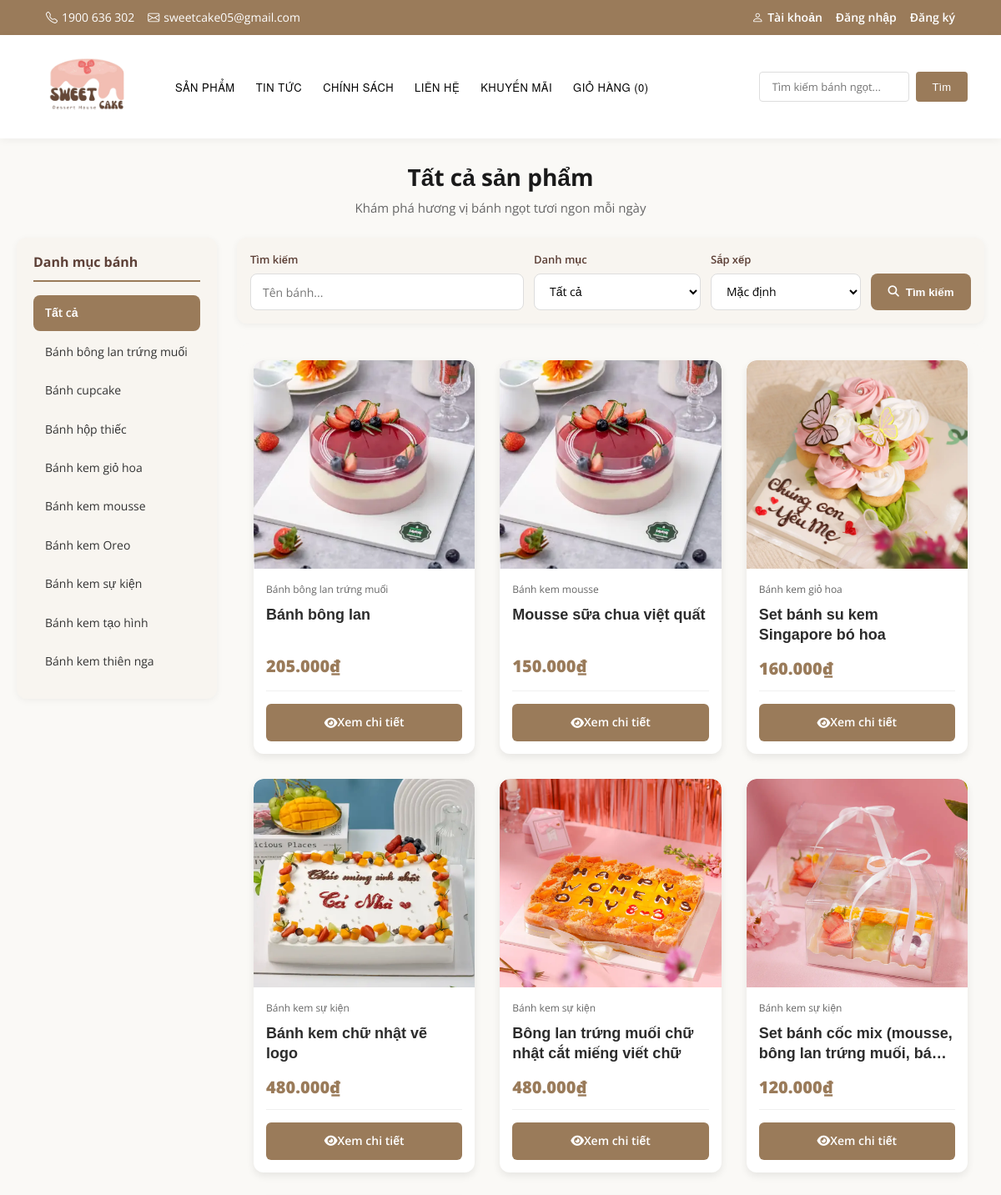
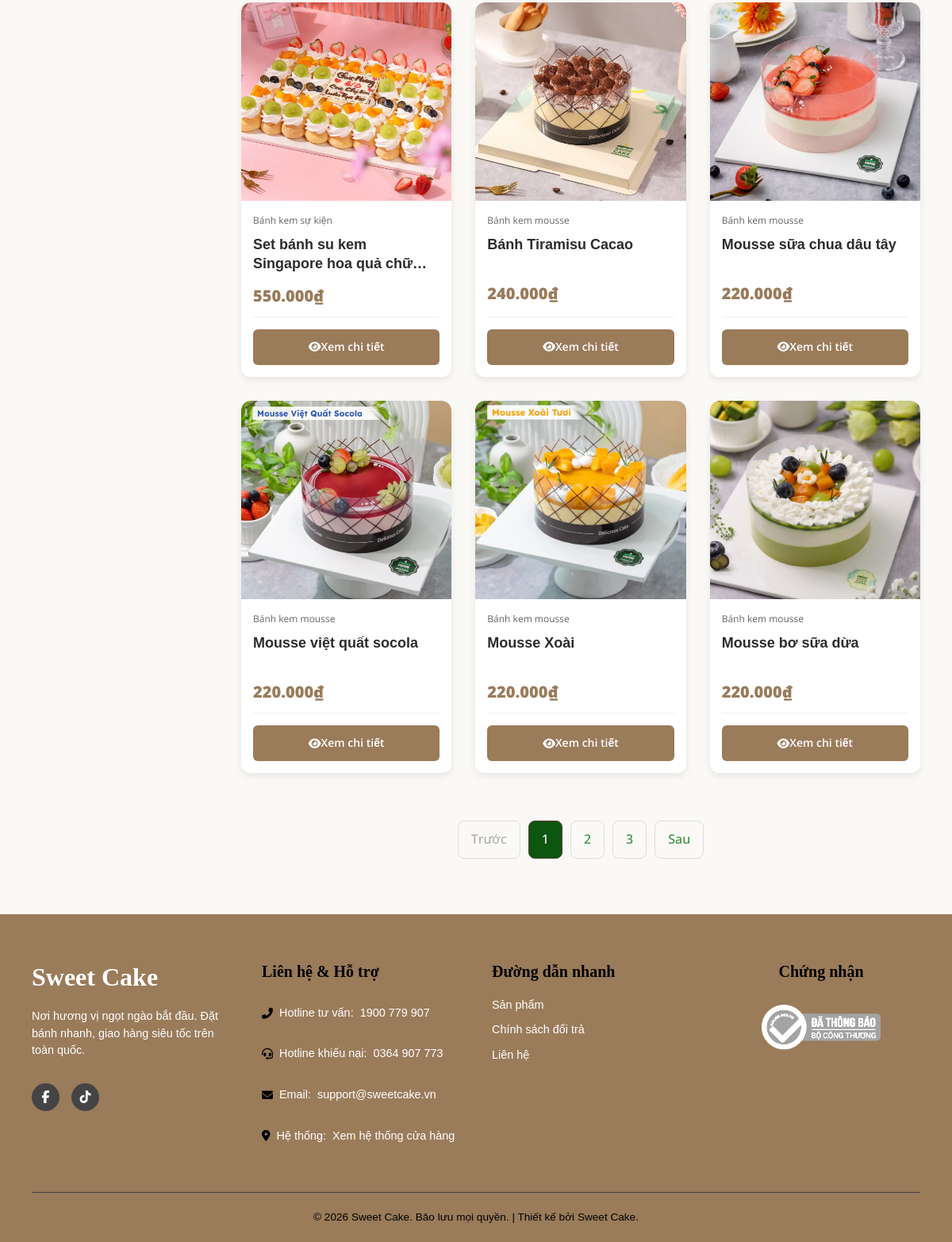
Screenshot of /khachhang/products.php with the database file from the repository (2 pictures, top to bottom).
### tables this page shows
CREATE TABLE `categories` (
  `id` int(11) NOT NULL,
  `name` varchar(100) NOT NULL,
  `slug` varchar(100) DEFAULT NULL,
  `description` text DEFAULT NULL,
  `created_at` datetime DEFAULT current_timestamp(),
  `updated_at` datetime DEFAULT current_timestamp() ON UPDATE current_timestamp()
);

CREATE TABLE `products` (
  `id` int(11) NOT NULL,
  `name` varchar(200) NOT NULL,
  `slug` varchar(200) DEFAULT NULL,
  `price` decimal(12,0) NOT NULL,
  `image` varchar(255) NOT NULL,
  `description` text DEFAULT NULL,
  `short_description` varchar(500) DEFAULT NULL,
  `category_id` int(11) DEFAULT NULL,
  `is_featured` tinyint(1) DEFAULT 0,
  `is_active` tinyint(1) DEFAULT 1,
  `created_at` datetime DEFAULT current_timestamp(),
  `updated_at` datetime DEFAULT current_timestamp() ON UPDATE current_timestamp()
);

### khachhang/products.php (the view, shortened to what this page needs)
<?php
include 'connect.php';
$search = isset($_GET['search']) ? trim($_GET['search']) : '';
$category_id = isset($_GET['category']) ? (int)$_GET['category'] : 0;
$page = isset($_GET['page']) ? (int)$_GET['page'] : 1;
$sort = isset($_GET['sort']) ? $_GET['sort'] : '';
if (!in_array($sort, ['price_asc', 'price_desc'], true)) {
    $sort = '';
}
$orderBy = 'p.id DESC';
$limit = 12;
$offset = ($page - 1) * $limit;
$where = [];
$params = [];
$types = '';
$where_clause = $where ? 'WHERE ' . implode(' AND ', $where) : '';
$count_sql = "SELECT COUNT(*) as total FROM products p $where_clause";
$count_stmt = $conn->prepare($count_sql);
$count_stmt->execute();
$total_products = $count_stmt->get_result()->fetch_assoc()['total'];
$total_pages = ceil($total_products / $limit);
$sql = "SELECT p.id, p.name, p.price, p.image, c.name as category_name
        FROM products p
        LEFT JOIN categories c ON p.category_id = c.id
        $where_clause
        ORDER BY $orderBy
        LIMIT ? OFFSET ?";
$stmt = $conn->prepare($sql);
$params[] = $limit;
$params[] = $offset;
$types .= 'ii';
$stmt->bind_param($types, ...$params);
$stmt->execute();
$result = $stmt->get_result();
$cat_sql = "SELECT id, name FROM categories ORDER BY name";
$cat_result = $conn->query($cat_sql);
$categories = [];
while ($row = $cat_result->fetch_assoc()) {
    $categories[] = $row;
}
$baseQuery = [];
?>
<!DOCTYPE html>
<html lang="vi">
<head>
    <link rel="stylesheet" href="style.css?v=<?php echo filemtime(__DIR__ . '/style.css'); ?>">
    <link rel="stylesheet" href="https://cdnjs.cloudflare.com/ajax/libs/font-awesome/6.5.0/css/all.min.css">
</head>
<body>
<?php include 'header.php'; ?>
<div class="products-page">
    <div class="page-header">
        <h1>Tất cả sản phẩm</h1>
        <p>Khám phá hương vị bánh ngọt tươi ngon mỗi ngày</p>
    </div>
    <div class="products-layout">
        <aside class="products-sidebar">
            <h3>Danh mục bánh</h3>
            <ul class="sidebar-categories">
                <li>
                    <a href="products.php<?php echo $baseQuery ? '?' . http_build_query($baseQuery) : ''; ?>" class="<?php echo $category_id === 0 ? 'active' : ''; ?>">Tất cả</a>
                </li>
                <?php foreach ($categories as $cat): ?>
                <li>
                    <a href="products.php?<?php echo http_build_query(array_merge($baseQuery, ['category' => (int)$cat['id']])); ?>" class="<?php echo $category_id == $cat['id'] ? 'active' : ''; ?>">
                        <?php echo htmlspecialchars($cat['name']); ?>
                    </a>
                </li>
                <?php endforeach; ?>
            </ul>
        </aside>
        <div class="products-main">
            <form method="GET" class="filters">
                <div class="filter-group filter-search">
                    <label>Tìm kiếm</label>
                    <input type="text" name="search" placeholder="Tên bánh..." value="<?php echo htmlspecialchars($search); ?>">
                </div>
                <div class="filter-group filter-category">
                    <label>Danh mục</label>
                    <select name="category">
                        <option value="">Tất cả</option>
                    </select>
                </div>
                <div class="filter-group filter-sort">
                    <label>Sắp xếp</label>
                    <select name="sort">
                        <option value="" <?php echo $sort === '' ? 'selected' : ''; ?>>Mặc định</option>
                    </select>
                </div>
                <button type="submit" class="btn-search">
                    <i class="fas fa-search"></i> Tìm kiếm
                </button>
            </form>
            <div class="products-grid">
        <?php if ($result->num_rows > 0): ?>
            <?php while ($row = $result->fetch_assoc()): ?>
                <div class="product-card">
                    <a href="product-detail.php?id=<?php echo $row['id']; ?>">
                    <img src="../images/<?php echo htmlspecialchars($row['image']); ?>"
                            alt="<?php echo htmlspecialchars($row['name']); ?>">
                    </a>
                    <div class="product-info">
                        <div class="product-category"><?php echo htmlspecialchars($row['category_name']); ?></div>
                        <h3>
                            <a href="product-detail.php?id=<?php echo $row['id']; ?>" style="color:inherit;text-decoration:none;">
                                <?php echo htmlspecialchars($row['name']); ?>
                            </a>
                        </h3>
                        <div class="product-price">
                            <?php echo number_format($row['price'], 0, ',', '.'); ?>₫
                        </div>
                        <div class="product-actions">
                            <a href="product-detail.php?id=<?php echo $row['id']; ?>" class="btn-view">
                                <i class="fas fa-eye"></i> Xem chi tiết
                            </a>
                        </div>
                    </div>
                </div>
            <?php endwhile; ?>
        <?php else: ?>
            <p style="grid-column: 1/-1; text-align:center; color:#999; font-size:18px;">
                Không tìm thấy sản phẩm nào.
            </p>
        <?php endif; ?>
            </div>
            <?php if ($total_pages > 1): ?>
                <div class="pagination">
                    <?php if ($page > 1): ?>
                        <a href="?<?php echo http_build_query(array_merge($_GET, ['page' => $page - 1])); ?>">Trước</a>
                    <?php else: ?>
                        <span class="disabled">Trước</span>
                    <?php endif; ?>
                    <?php
                    $start = max(1, $page - 2);
                    $end = min($total_pages, $page + 2);
                    for ($i = $start; $i <= $end; $i++):
                    ?>
                        <?php if ($i == $page): ?>
                            <span class="current"><?php echo $i; ?></span>
                        <?php else: ?>
                            <a href="?<?php echo http_build_query(array_merge($_GET, ['page' => $i])); ?>"><?php echo $i; ?></a>
                        <?php endif; ?>
                    <?php endfor; ?>
                    <?php if ($page < $total_pages): ?>
                        <a href="?<?php echo http_build_query(array_merge($_GET, ['page' => $page + 1])); ?>">Sau</a>
                    <?php else: ?>
                        <span class="disabled">Sau</span>
                    <?php endif; ?>
                </div>
            <?php endif; ?>
        </div>
    </div>
</div>
<?php include 'footer.php'; ?>
</body>
</html>

### khachhang/style.css (style rules this page uses)
* { margin: 0; padding: 0; box-sizing: border-box; }
:root { --main-brown: #9a7b5a; --brown-light: #b0987a; --light-beige: #faf9f6; --white: #ffffff; --text-black: #2c2c2c; }
body { font-family: 'Open Sans', 'Montserrat', sans-serif; background: var(--light-beige); color: var(--text-black); overflow-x: hidden; line-height: 1.6; }
h1, h2, h3, h4, h5, h6 { font-family: 'Open Sans', 'Montserrat', sans-serif; color: var(--text-black); margin: 0 0 12px 0; line-height: 1.2; }
h1 { font-size: 40px; font-weight: 700; }
h3 { font-size: 20px; font-weight: 600; }
label { font-family: 'Open Sans', sans-serif; font-weight: 600; color: var(--text-black); }
input, textarea, select { font-family: 'Open Sans', sans-serif; }
.products-grid { display: grid; grid-template-columns: repeat(4, 1fr); gap: 30px; margin-top: 10px; padding: 20px; justify-content: center; }
.product-card { background-color: var(--white); border-radius: 12px; overflow: hidden; box-shadow: 0 4px 10px rgba(0, 0, 0, 0.08); transition: transform 0.3s ease, box-shadow 0.3s ease; display: flex; flex-direction: column; width: 100%; border: none; padding: 0; text-align: left; }
.product-card a img { width: 100%; height: 250px; object-fit: cover; display: block; margin-bottom: 0; border-radius: 12px 12px 0 0; }
.product-info { padding: 15px; display: flex; flex-direction: column; flex-grow: 1; }
.product-info h3 { font-size: 18px; font-weight: 700; margin-bottom: 8px; color: var(--text-black); overflow: hidden; display: -webkit-box; -webkit-line-clamp: 2; line-clamp: 2; -webkit-box-orient: vertical; min-height: 44px; font-family: 'Montserrat', sans-serif; }
.product-price { font-size: 20px; font-weight: 800; color: var(--main-brown); margin-bottom: 10px; margin-top: 5px; }
.product-actions { margin-top: auto; display: flex; gap: 10px; align-items: center; padding-top: 15px; border-top: 1px solid #f0f0f0; }
.btn-view { flex-grow: 1; text-align: center; padding: 10px 15px; background-color: var(--main-brown); color: var(--white); border: none; border-radius: 6px; text-decoration: none; font-weight: 600; transition: background-color 0.3s ease; height: 45px; display: flex; justify-content: center; align-items: center; font-size: 14px; }
@media (max-width: 1200px) { .products-grid { grid-template-columns: repeat(3, 1fr); } }

### rows the page displays
categories: name "Bánh bông lan trứng muối"
categories: name "Bánh cupcake"
categories: name "Bánh hộp thiếc"
categories: name "Bánh kem giỏ hoa"
categories: name "Bánh kem mousse"
categories: name "Bánh kem Oreo"
categories: name "Bánh kem sự kiện"
categories: name "Bánh kem tạo hình"
categories: name "Bánh kem thiên nga"
products: image (picture), category.name "Bánh bông lan trứng muối", name "Bánh bông lan", price "205.000"
products: image (picture), category.name "Bánh kem mousse", name "Mousse sữa chua việt quất", price "150.000"
products: image (picture), category.name "Bánh kem giỏ hoa", name "Set bánh su kem Singapore bó hoa", price "160.000"
products: image (picture), category.name "Bánh kem sự kiện", name "Bánh kem chữ nhật vẽ logo", price "480.000"
products: image (picture), category.name "Bánh kem sự kiện", name "Bông lan trứng muối chữ nhật cắt miếng viết chữ", price "480.000"
products: image (picture), category.name "Bánh kem sự kiện", name "Set bánh cốc mix (mousse, bông lan trứng muối,…", price "120.000"
products: image (picture), category.name "Bánh kem sự kiện", name "Set bánh su kem Singapore hoa quả…", price "550.000"
products: image (picture), category.name "Bánh kem mousse", name "Bánh Tiramisu Cacao", price "240.000"
products: image (picture), category.name "Bánh kem mousse", name "Mousse sữa chua dâu tây", price "220.000"
products: image (picture), category.name "Bánh kem mousse", name "Mousse việt quất socola", price "220.000"
products: image (picture), category.name "Bánh kem mousse", name "Mousse Xoài", price "220.000"
products: image (picture), category.name "Bánh kem mousse", name "Mousse bơ sữa dừa", price "220.000"
